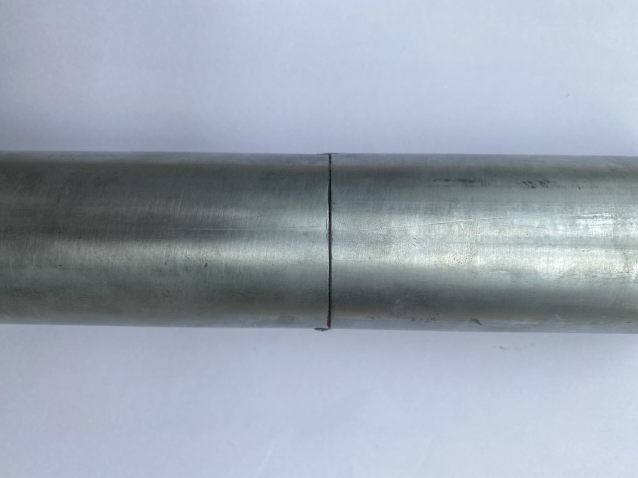
#> input picture image/imageBeauty/image_30.png, 1276 x 956 px, found by its file name (shown at 1/2 size)
$ python pictureThreshHoughLines.py
#> lines starting #> are read from the running program, lines starting #| are printed output that depends on the picture; after the words box and inside, x2 and y2 are one past the last pixel; in counts of white or black regions, pixels touching at a corner belong together; long printed decimals are rounded
# Import mudules
import cv2 as cv
import numpy as np
import matplotlib.pyplot as plt

# Dimension constant
sizeH = 600
SizeW = 600
centerimg = (sizeH/2, SizeW/2)
dimensionDrop = 20
# Load Image

img = cv.imread('image\imageBeauty\image_30.png', cv.IMREAD_COLOR)
#> img is the input picture: shape (956, 1276, 3); mean B, G, R 178.4, 165.3, 155.8
img = cv.resize(img, dsize = (sizeH,SizeW))
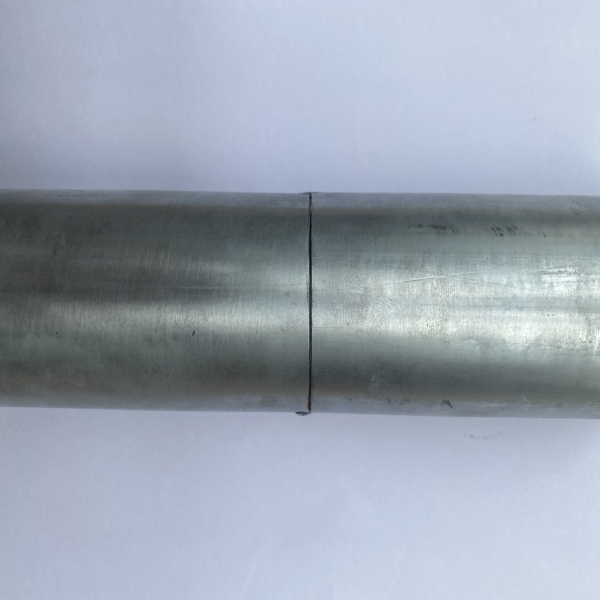
#> img: shape (600, 600, 3); mean B, G, R 178.3, 165.2, 155.7
img = img[290:310,200:400]
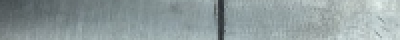
#> img: shape (20, 200, 3) (shown 2 times larger); mean B, G, R 157.9, 156.8, 144.4

gray = cv.cvtColor(img, cv.COLOR_BGR2GRAY)

# plt.hist(gray.ravel(),256,[0,256]); plt.show()

roi = gray[0:15,0:15]
thresh_roi = np.mean(roi)-10
#> thresh_roi = 90.38
print(thresh_roi)
#| 90.378
# print(thresh)
thresh = 60
height = img.shape[0]
#> height = 20
width = img.shape[1]
#> width = 200

print('Chieu rong cua buc hinh', width)
#| Chieu rong cua buc hinh 200
print('Chieu dai cua buc hinh', height)
#| Chieu dai cua buc hinh 20

b_image = cv.threshold(gray, thresh, 255, cv.THRESH_BINARY_INV)[1]
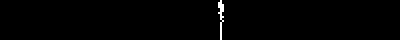
#> b_image: shape (20, 200) (shown 2 times larger); 0.73% white in thin lines or dots, all inside (x1, y1, x2, y2) = (109, 0, 112, 20)

lines = cv.HoughLinesP(b_image, 1, np.pi/180, 10, minLineLength=5, maxLineGap=8)
#> lines = [[110, 19, 110, 0]]

for line in lines:
    x1,y1,x2,y2 = line[0]
    cv.line(img,(x1,y1),(x2,y2),(0,255,0),1)
#> this loop made 1 pass
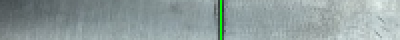
#> img: shape (20, 200, 3) (shown 2 times larger); 0.5% of pixels changed, all inside (x1, y1, x2, y2) = (110, 0, 111, 20)
print(lines)
#| [[[110  19 110   0]]]
cv.line(img,(100,0),(100,20),(255,0,0),2)
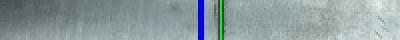
#> img: shape (20, 200, 3) (shown 2 times larger); 1.5% of pixels changed, all inside (x1, y1, x2, y2) = (99, 0, 102, 20)

cv.imshow('Threshol ong han', b_image)
cv.imshow('Onghan', img)
cv.waitKey(0)
cv.destroyAllWindows()

$ run again, with image/imageBeauty/image_0.png copied over image/imageBeauty/image_30.png
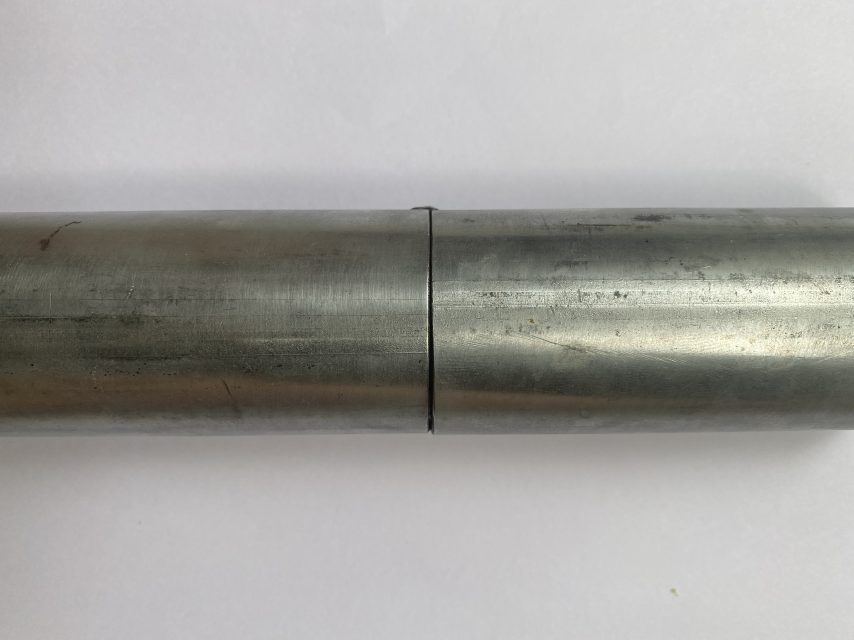
#> input picture image/imageBeauty/image_0.png, 2560 x 1920 px, found by its file name (shown at 1/3 size)
#> img is the input picture: shape (1920, 2560, 3); mean B, G, R 160.1, 163.6, 164.5
#> thresh_roi = 91.66
#| 91.662
#| Chieu rong cua buc hinh 200
#| Chieu dai cua buc hinh 20
#> `b_image = cv.threshold(gray, thresh, 255, cv.THRESH_BINARY_INV)[1]`:
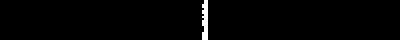
#> b_image: shape (20, 200) (shown 2 times larger); 1.3% white in thin lines or dots, all inside (x1, y1, x2, y2) = (101, 0, 104, 20)
#> lines = [[102, 0, 103, 19], [101, 19, 101, 2], [102, 19, 102, 5]]
#> the loop `for line in lines:` made 3 passes
#| [[[102   0 103  19]]
#|  [[101  19 101   2]]
#|  [[102  19 102   5]]]
#> `cv.line(img,(100,0),(100,20),(255,0,0),2)`:
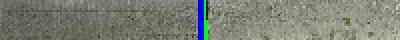
#> img: shape (20, 200, 3) (shown 2 times larger); mean B, G, R 116.8, 128, 123.4

$ run again, with image/imageBeauty/image_10.png copied over image/imageBeauty/image_30.png
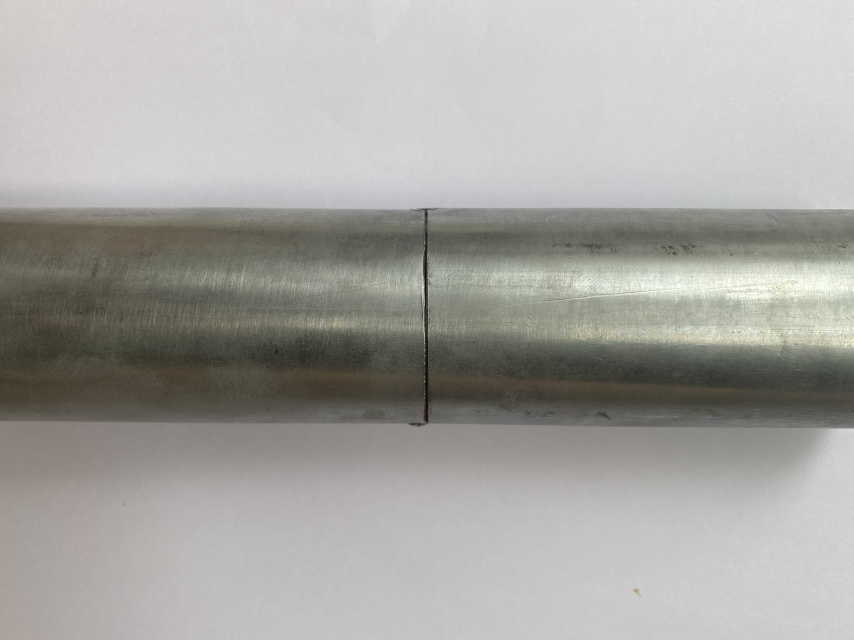
#> input picture image/imageBeauty/image_10.png, 2560 x 1920 px, found by its file name (shown at 1/3 size)
#> img is the input picture: shape (1920, 2560, 3); mean B, G, R 162, 165.8, 167
#> thresh_roi = 110.3
#| 110.311
#| Chieu rong cua buc hinh 200
#| Chieu dai cua buc hinh 20
#> `b_image = cv.threshold(gray, thresh, 255, cv.THRESH_BINARY_INV)[1]`:
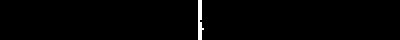
#> b_image: shape (20, 200) (shown 2 times larger); 1% white in thin lines or dots, all inside (x1, y1, x2, y2) = (99, 0, 102, 20)
#> lines = [[99, 19, 99, 0], [100, 19, 100, 0]]
#> the loop `for line in lines:` made 2 passes
#| [[[ 99  19  99   0]]
#|  [[100  19 100   0]]]
#> `cv.line(img,(100,0),(100,20),(255,0,0),2)`:
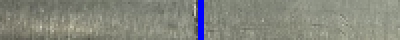
#> img: shape (20, 200, 3) (shown 2 times larger); mean B, G, R 125.2, 135.5, 133.4
